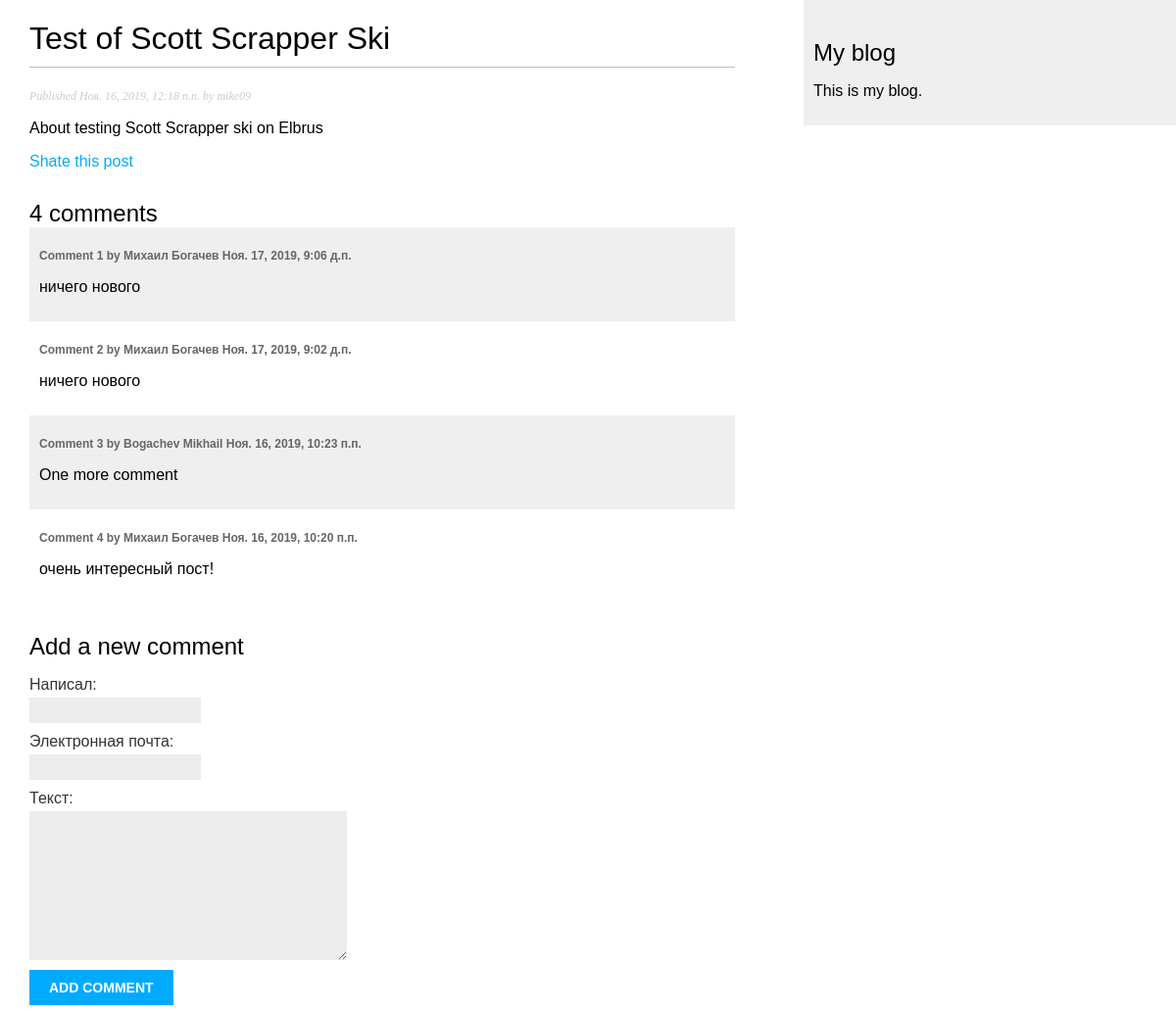
Page /blog/2019/11/16/test-scott-scrapper-ski/ on the committed database.
### blog/models.py (models this page shows, shortened)
class Post(models.Model):
	STATUS_CHOICES = (
		('draft', 'Удален'),
		('published', 'Опубликован'),
	)
	title = models.CharField(max_length=250, verbose_name='Заголовок')
	slug = models.SlugField(max_length=250, unique_for_date='publish', verbose_name='Идентификатор')
	author = models.ForeignKey(User, on_delete=models.CASCADE, related_name='blog_posts', verbose_name='Автор')
	body = models.TextField(verbose_name='Текст')
	publish = models.DateTimeField(default=timezone.now, editable=False, verbose_name='Опубликован')
	created = models.DateTimeField(auto_now_add=True, verbose_name='Создан')
	updated = models.DateTimeField(auto_now=True, verbose_name='Обновлен')
	status = models.CharField(max_length=10, choices=STATUS_CHOICES, default='draft', verbose_name='Статус')
	class Meta:
		verbose_name = 'Пост'
		verbose_name_plural = 'Посты'
		ordering = ('-publish',)

class Comment(models.Model):
	post = models.ForeignKey(Post, on_delete=models.CASCADE, related_name='comments')
	name = models.CharField(max_length=80, verbose_name='Написал')
	email = models.EmailField(verbose_name='Электронная почта')
	body = models.TextField(verbose_name='Текст')
	created = models.DateTimeField(auto_now_add=True,verbose_name='Размещен')
	updated = models.DateTimeField(auto_now=True, verbose_name='Изменен')
	active = models.BooleanField(default=True,verbose_name='Активный')
	class Meta:
			verbose_name = 'Комментарий'
			verbose_name_plural = 'Комментарии'
			ordering = ('-created',)

### blog/views.py (the view)
# urls.py: path('<int:year>/<int:month>/<int:day>/<slug:post>/', views.PostDetailView.as_view(), name='post-detail'),
class PostDetailView(generic.DetailView,):
	context_object_name = 'post'
	def setup(self, request, *args, **kwargs):
		super().setup(request, *args, **kwargs)
		if request.method == 'POST':
			self.comment_form = forms.CommentForm(data=self.request.POST)
		else:
			self.comment_form = forms.CommentForm()
		self.blog_post = get_object_or_404(models.Post,
			slug = kwargs['post'],
			status = 'published',
			publish__year = kwargs['year'],
			publish__month = kwargs['month'],
			publish__day = kwargs['day']
		)
		self.new_comment = None
		self.comments = self.blog_post.comments.filter(active=True)
	def get_object(self):
		return self.blog_post
	def get_context_data(self, **kwargs):
		context = super().get_context_data(**kwargs)
		context.update({
			'comments': self.comments,
			'new_comment': self.new_comment,
			'comment_form': self.comment_form
		})
		return context
	def post(self, request, *args, **kwargs):
		if self.comment_form.is_valid():
			self.new_comment = self.comment_form.save(commit=False)
			self.new_comment.post = self.blog_post
			self.new_comment.save()
			self.comment_form.full_clean()
		return super().get(request, *args, **kwargs)

### blog/forms.py
class CommentForm(forms.ModelForm):
	class Meta:
		model = models.Comment
		fields = ('name', 'email', 'body')

### blog/templates/blog/post_detail.html (shortened to what this page needs)
{% extends "blog/base.html" %}
{% block content %}
  <h1>{{ post.title }}</h1>
  <p class="date">
    Published {{ post.publish }} by {{ post.author }}
  </p>
  {{ post.body|linebreaks }}
  <p>
  	<a href="{% url 'blog:post-share' post.id %}">Shate this post</a>
  </p>
  {% with comments.count as total_comments %}
  	<h2>{{ total_comments }} comment{{ total_comments|pluralize }}</h2>
  {% endwith %}
  {% for comment in comments %}
  	<div class="comment">
  		<p class="info">
  			Comment {{ forloop.counter }} by {{ comment.name }} {{ comment.created }}
  		</p>
  		{{ comment.body|linebreaks }}
  	</div>
  {% empty %}
  	<p>There are no comments yet.</p>
  {% endfor %}
  {% if new_comment %}
  	<h2>Your comment has been added.</h2>
  {% else %}
  	<h2>Add a new comment</h2>
  	<form action="." method="post">
  		{{ comment_form.as_p }}
  		<p><input type="submit" value="Add comment"></p>
  	</form>
  {% endif %}
{% endblock %}

### blog/static/css/blog.css (style rules this page uses)
body { margin:0; padding:0; font-family:helvetica, sans-serif; }
a { color:#00abff; text-decoration:none; }
h1 { font-weight:normal; border-bottom:1px solid #bbb; padding:0 0 10px 0; }
h2 { font-weight:normal; margin:30px 0 0; }
p.date { color:#ccc; font-family: georgia, serif; font-size: 12px; font-style: italic; }
label { float:left; clear:both; color:#333; margin-bottom:4px; }
input, textarea { clear:both; float:left; margin:0 0 10px; background:#ededed; border:0; padding:6px 10px; font-size:12px; }
input[type=submit] { font-weight:bold; background:#00abff; color:#fff; padding:10px 20px; font-size:14px; text-transform:uppercase; }
.comment { padding:10px; }
.comment:nth-child(even) { background:#efefef; }
.comment .info { font-weight:bold; font-size:12px; color:#666; }

### rows in the picture
Post: title "Test of Scott Scrapper Ski", publish "Ноя. 16, 2019, 12:18 п.п.", author "mike09", body "About testing Scott Scrapper ski on Elbrus"
Comment: name "Михаил Богачев", created "Ноя. 17, 2019, 9:06 д.п.", body "ничего нового"
Comment: name "Михаил Богачев", created "Ноя. 17, 2019, 9:02 д.п.", body "ничего нового"
Comment: name "Bogachev Mikhail", created "Ноя. 16, 2019, 10:23 п.п.", body "One more comment"
Comment: name "Михаил Богачев", created "Ноя. 16, 2019, 10:20 п.п.", body "очень интересный пост!"

### other values in the picture
{{ total_comments }} "4"
